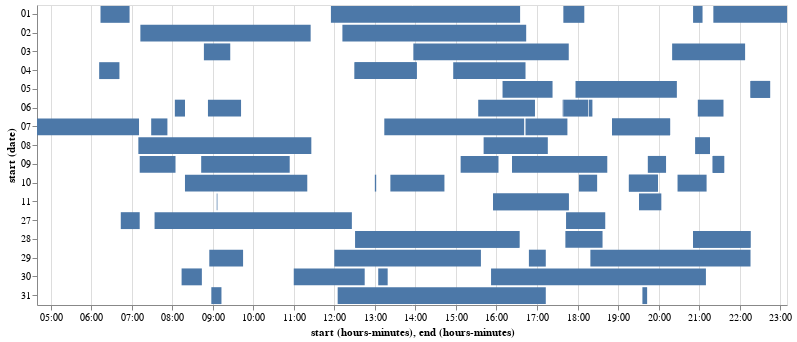

Notebook code for this chart:
### Code cell
dsCheck = ds[ds['subAct']=='Toilet Flush']

df = pd.DataFrame({ 
    'start': dsCheck.start, 
    'end': dsCheck.end,})

alt.Chart(df.reset_index()).mark_bar().encode(
    y='date(start):O',
    x='hoursminutes(start)',
    x2='hoursminutes(end)',
    detail='index'
).properties(width=750).interactive()

### Figure 1 — Vega-Lite specification as saved in the notebook (floating-point values rounded to 4 significant figures)
{"$schema": "https://vega.github.io/schema/vega-lite/v3.2.1.json", "config": {"mark": {"tooltip": null}, "view": {"height": 300, "width": 400}}, "data": {"name": "data-58a4f0ef0fdd4b732cdcc0d40f58e073"}, "datasets": {"data-58a4f0ef0fdd4b732cdcc0d40f58e073": [{"end": "2003-04-01 21:05:20", "index": 0, "start": "2003-04-01 20:51:52"}, {"end": "2003-04-01 23:10:23", "index": 16, "start": "2003-04-01 21:21:13"}, {"end": "2003-04-01 18:10:57", "index": 20, "start": "2003-04-01 17:39:37"}, {"end": "2003-04-01 16:35:49", "index": 24, "start": "2003-04-01 11:55:43"}, {"end": "2003-04-01 06:57:39", "index": 74, "start": "2003-04-01 06:14:36"}, {"end": "2003-04-02 11:25:03", "index": 117, "start": "2003-04-02 07:13:48"}, {"end": "2003-04-02 16:44:37", "index": 215, "start": "2003-04-02 12:12:04"}, {"end": "2003-04-03 09:26:08", "index": 300, "start": "2003-04-03 08:47:33"}, {"end": "2003-04-03 08:05:19", "index": 337, "start": "2003-04-03 08:05:17"}, {"end": "2003-04-03 17:47:37", "index": 369, "start": "2003-04-03 13:57:31"}, {"end": "2003-04-03 22:08:48", "index": 434, "start": "2003-04-03 20:20:51"}, {"end": "2003-04-04 06:42:22", "index": 484, "start": "2003-04-04 06:12:20"}, {"end": "2003-04-04 14:02:12", "index": 533, "start": "2003-04-04 12:30:30"}, {"end": "2003-04-04 14:02:12", "index": 535, "start": "2003-04-04 12:30:30"}, {"end": "2003-04-04 16:43:31", "index": 557, "start": "2003-04-04 14:56:40"}, {"end": "2003-04-05 20:27:32", "index": 738, "start": "2003-04-05 17:57:19"}, {"end": "2003-04-05 17:23:41", "index": 749, "start": "2003-04-05 16:09:08"}, {"end": "2003-04-05 22:45:58", "index": 770, "start": "2003-04-05 22:16:30"}, {"end": "2003-04-05 22:45:58", "index": 775, "start": "2003-04-05 22:16:30"}, {"end": "2003-04-06 16:57:15", "index": 790, "start": "2003-04-06 15:33:28"}, {"end": "2003-04-06 17:39:31", "index": 803, "start": "2003-04-06 17:38:08"}, {"end": "2003-04-06 18:16:06", "index": 807, "start": "2003-04-06 17:39:32"}, {"end": "2003-04-06 21:36:22", "index": 822, "start": "2003-04-06 20:58:32"}, {"end": "2003-04-06 08:19:47", "index": 847, "start": "2003-04-06 08:04:57"}, {"end": "2003-04-06 09:42:16", "index": 852, "start": "2003-04-06 08:53:48"}, {"end": "2003-04-06 18:22:56", "index": 963, "start": "2003-04-06 18:17:47"}, {"end": "2003-04-07 07:11:58", "index": 983, "start": "2003-04-07 04:40:01"}, {"end": "2003-04-07 17:45:55", "index": 1015, "start": "2003-04-07 16:43:29"}, {"end": "2003-04-07 07:53:49", "index": 1063, "start": "2003-04-07 07:29:55"}, {"end": "2003-04-07 16:41:39", "index": 1068, "start": "2003-04-07 13:14:18"}, {"end": "2003-04-07 20:17:55", "index": 1100, "start": "2003-04-07 18:51:34"}, {"end": "2003-04-07 20:17:55", "index": 1109, "start": "2003-04-07 18:51:34"}, {"end": "2003-04-08 17:16:43", "index": 1117, "start": "2003-04-08 15:41:39"}, {"end": "2003-04-08 11:26:00", "index": 1195, "start": "2003-04-08 07:10:13"}, {"end": "2003-04-08 21:16:11", "index": 1213, "start": "2003-04-08 20:54:30"}, {"end": "2003-04-09 08:05:49", "index": 1238, "start": "2003-04-09 07:12:47"}, {"end": "2003-04-09 16:03:54", "index": 1255, "start": "2003-04-09 15:07:49"}, {"end": "2003-04-09 21:37:58", "index": 1272, "start": "2003-04-09 21:20:20"}, {"end": "2003-04-09 21:37:58", "index": 1338, "start": "2003-04-09 21:20:20"}, {"end": "2003-04-09 10:54:55", "index": 1345, "start": "2003-04-09 08:43:32"}, {"end": "2003-04-09 18:44:58", "index": 1382, "start": "2003-04-09 16:23:59"}, {"end": "2003-04-09 20:11:12", "index": 1390, "start": "2003-04-09 19:44:39"}, {"end": "2003-04-10 18:29:51", "index": 1415, "start": "2003-04-10 18:02:46"}, {"end": "2003-04-10 21:11:10", "index": 1420, "start": "2003-04-10 20:28:23"}, {"end": "2003-04-10 11:20:51", "index": 1449, "start": "2003-04-10 08:19:09"}, {"end": "2003-04-10 13:02:12", "index": 1476, "start": "2003-04-10 13:00:03"}, {"end": "2003-04-10 14:43:00", "index": 1590, "start": "2003-04-10 13:23:47"}, {"end": "2003-04-10 19:59:44", "index": 1624, "start": "2003-04-10 19:16:03"}, {"end": "2003-04-10 19:59:44", "index": 1631, "start": "2003-04-10 19:16:03"}, {"end": "2003-04-11 09:07:45", "index": 1658, "start": "2003-04-11 09:06:17"}, {"end": "2003-04-11 09:40:21", "index": 1661, "start": "2003-04-11 09:40:20"}, {"end": "2003-04-11 08:26:12", "index": 1774, "start": "2003-04-11 08:26:11"}, {"end": "2003-04-11 17:47:59", "index": 1835, "start": "2003-04-11 15:55:13"}, {"end": "2003-04-11 17:47:59", "index": 1848, "start": "2003-04-11 15:55:13"}, {"end": "2003-04-11 20:04:54", "index": 1868, "start": "2003-04-11 19:31:10"}, {"end": "2003-03-27 18:41:03", "index": 1880, "start": "2003-03-27 17:43:13"}, {"end": "2003-03-27 07:12:41", "index": 1887, "start": "2003-03-27 06:44:06"}, {"end": "2003-03-27 12:26:27", "index": 1904, "start": "2003-03-27 07:34:47"}, {"end": "2003-03-28 16:34:50", "index": 1978, "start": "2003-03-28 12:31:01"}, {"end": "2003-03-28 16:34:50", "index": 1987, "start": "2003-03-28 12:31:01"}, {"end": "2003-03-28 18:37:06", "index": 2006, "start": "2003-03-28 17:42:41"}, {"end": "2003-03-28 22:16:00", "index": 2048, "start": "2003-03-28 20:51:02"}, {"end": "2003-03-28 22:16:00", "index": 2054, "start": "2003-03-28 20:51:02"}, {"end": "2003-03-29 08:24:52", "index": 2081, "start": "2003-03-29 08:24:51"}, {"end": "2003-03-29 15:37:10", "index": 2091, "start": "2003-03-29 12:00:31"}, {"end": "2003-03-29 22:28:41", "index": 2100, "start": "2003-03-29 22:28:40"}, {"end": "2003-03-29 23:10:49", "index": 2106, "start": "2003-03-29 23:10:48"}, {"end": "2003-03-29 15:43:20", "index": 2146, "start": "2003-03-29 15:43:19"}, {"end": "2003-03-29 09:45:17", "index": 2209, "start": "2003-03-29 08:55:18"}, {"end": "2003-03-29 17:13:54", "index": 2544, "start": "2003-03-29 16:48:03"}, {"end": "2003-03-29 22:16:01", "index": 2548, "start": "2003-03-29 18:19:51"}, {"end": "2003-03-30 13:19:01", "index": 2567, "start": "2003-03-30 13:05:48"}, {"end": "2003-03-30 08:01:56", "index": 2648, "start": "2003-03-30 08:01:55"}, {"end": "2003-03-30 08:44:10", "index": 2650, "start": "2003-03-30 08:14:05"}, {"end": "2003-03-30 12:45:21", "index": 2660, "start": "2003-03-30 11:00:19"}, {"end": "2003-03-30 21:10:42", "index": 2684, "start": "2003-03-30 15:52:34"}, {"end": "2003-03-31 17:13:53", "index": 2707, "start": "2003-03-31 12:05:27"}, {"end": "2003-03-31 19:43:39", "index": 2711, "start": "2003-03-31 19:36:38"}, {"end": "2003-03-31 09:13:45", "index": 2755, "start": "2003-03-31 08:58:54"}]}, "encoding": {"detail": {"field": "index", "type": "quantitative"}, "x": {"field": "start", "timeUnit": "hoursminutes", "type": "temporal"}, "x2": {"field": "end", "timeUnit": "hoursminutes"}, "y": {"field": "start", "timeUnit": "date", "type": "ordinal"}}, "mark": "bar", "selection": {"selector002": {"bind": "scales", "encodings": ["x", "y"], "type": "interval"}}, "width": 750}
